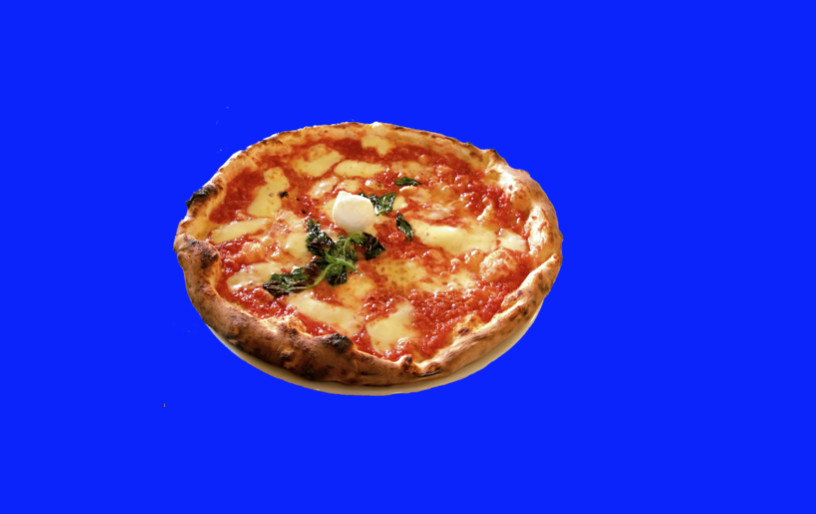
#> input picture images/pizza_bluescreen.jpg, 816 x 514 px
$ python 'extract pizza.py'
#> lines starting #> are read from the running program, lines starting #| are printed output that depends on the picture; after the words box and inside, x2 and y2 are one past the last pixel; in counts of white or black regions, pixels touching at a corner belong together
import numpy as np
import cv2
import matplotlib.pyplot as plt

image = cv2.imread('images/pizza_bluescreen.jpg')
#> image is the input picture: shape (514, 816, 3); mean B, G, R 214.8, 51.2, 44.9

print('type: ', type(image), ' size: ', image.shape)
#| type:  <class 'numpy.ndarray'>  size:  (514, 816, 3)

# take a copy

image_copy = np.copy(image)
# Before
plt.imshow(image_copy)
plt.show()

#change BGR to RGB
image_copy = cv2.cvtColor(image_copy, cv2.COLOR_BGR2RGB)
#After
plt.imshow(image_copy)
plt.show()

#Threshold
lower_blue = np.array([0,0,220])
upper_blue = np.array([50,70,255])

#Mask: to isolate the area in range
mask = cv2.inRange(image_copy, lower_blue, upper_blue)
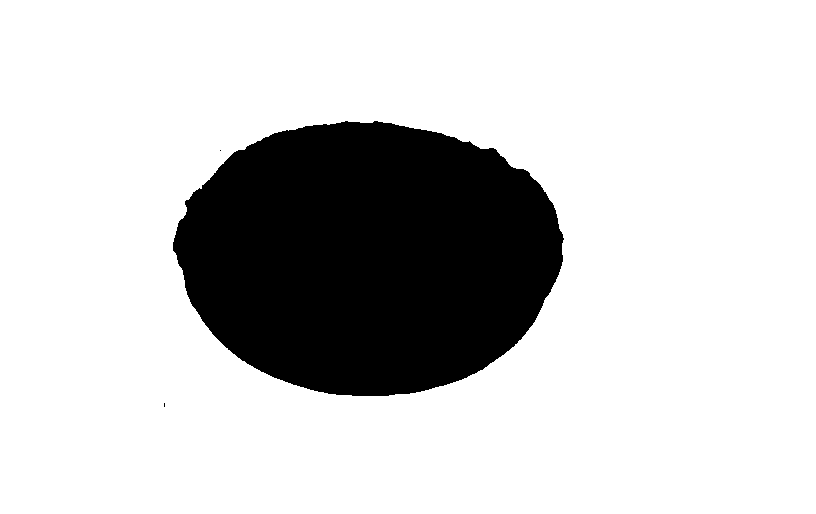
#> mask: shape (514, 816); 80.2% white; 3 black regions (2 under 20 px), largest, box (x1, y1, x2, y2) and area: (173, 121, 564, 396) 83232

plt.imshow(mask, cmap='gray')
plt.show()

# Copy
masked_image = np.copy(image_copy)
masked_image[mask != 0] = [0,0,0]
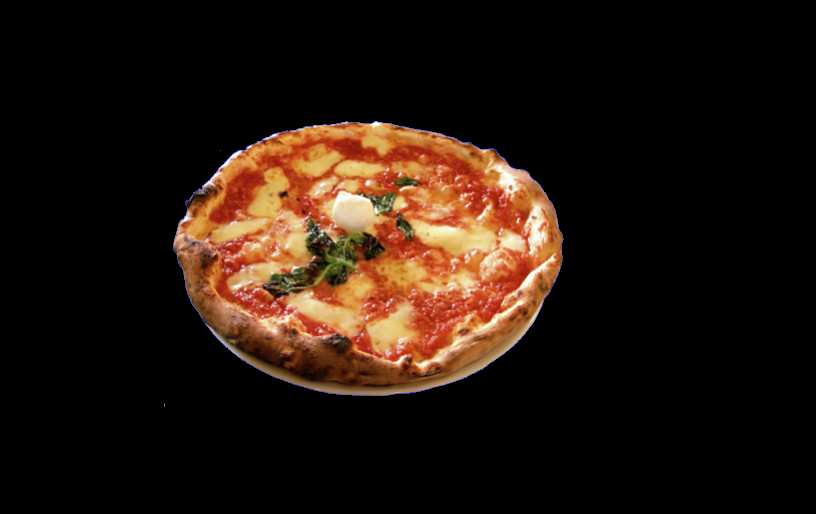
#> masked_image: shape (514, 816, 3); mean R, G, B 36.1, 22.4, 13.6

plt.imshow(masked_image)
plt.show()

background_image = cv2.imread('images/background.jpg')
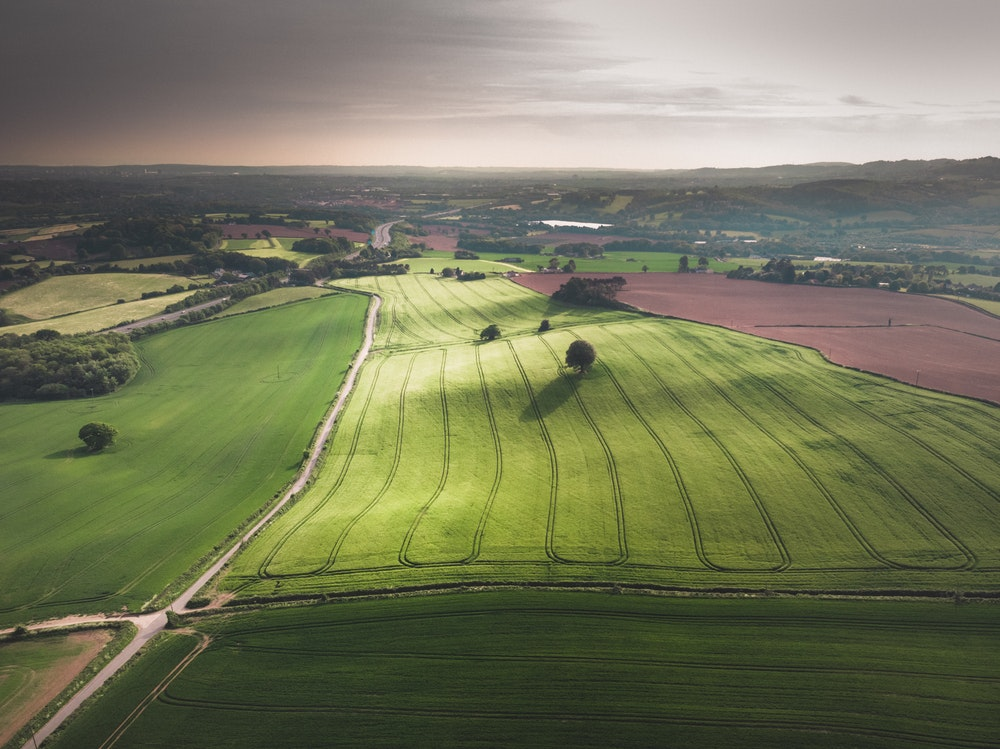
#> input picture images/background.jpg, 1000 x 749 px
#> background_image is the input picture: shape (749, 1000, 3); mean B, G, R 91.7, 120, 116.8
background_image = cv2.cvtColor(background_image, cv2.COLOR_BGR2RGB)

background_image = background_image[0:mask.shape[0], 0:mask.shape[1]]
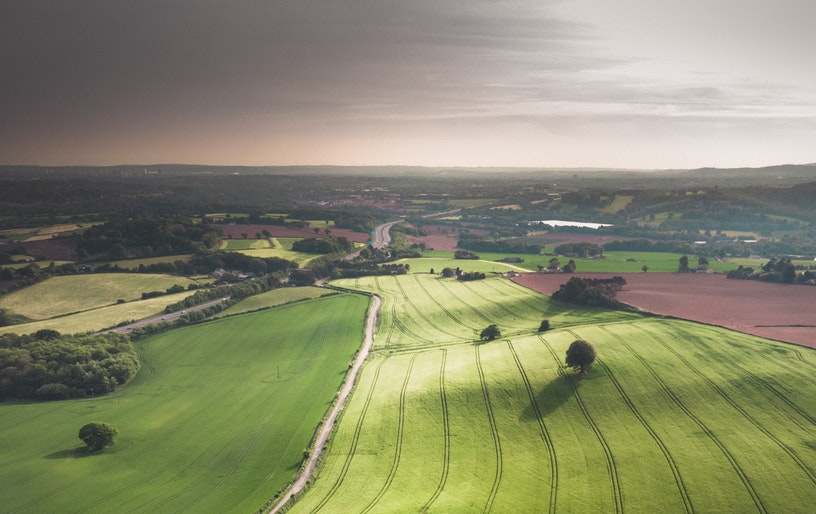
#> background_image: shape (514, 816, 3); mean R, G, B 136.8, 138.2, 109.6

background_image[mask == 0] = [0,0,0]
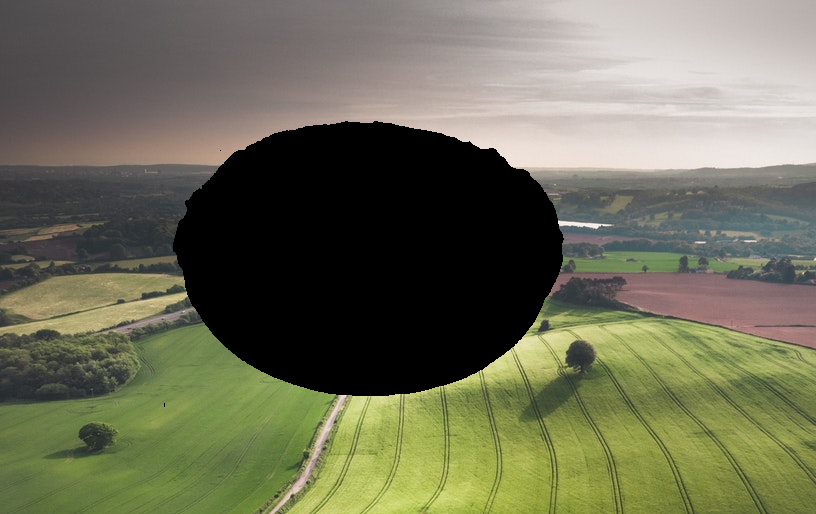
#> background_image: shape (514, 816, 3); 19.85% of pixels changed, all inside (x1, y1, x2, y2) = (164, 121, 564, 407)
background_image = background_image + masked_image
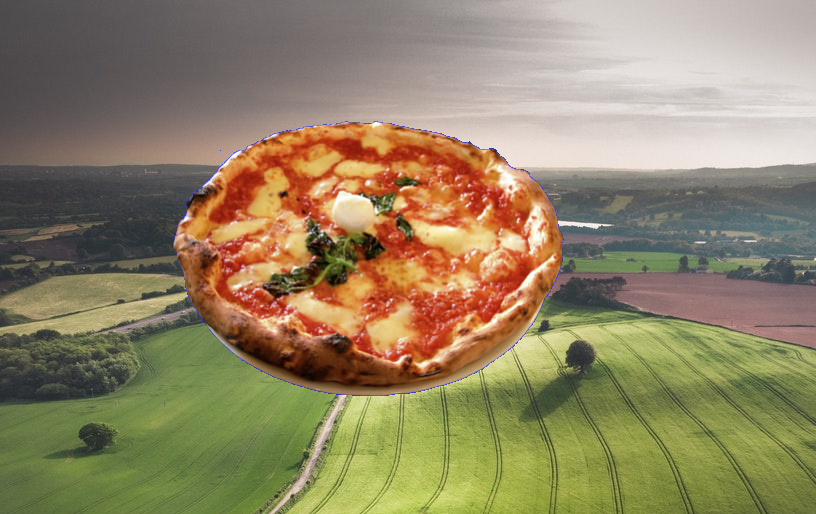
#> background_image: shape (514, 816, 3); mean R, G, B 145.2, 132.5, 100.5

plt.imshow(background_image)
plt.show()
